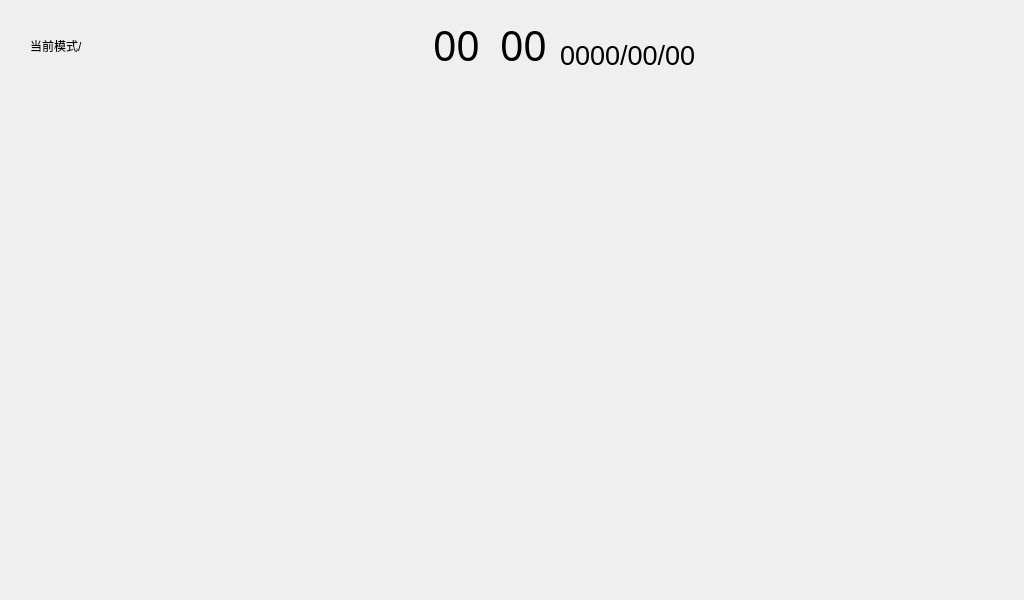
<?xml version="1.0" encoding="UTF-8"?>
<ui version="4.0">
 <class>Dialog</class>
 <widget class="QDialog" name="Dialog">
  <property name="geometry">
   <rect>
    <x>0</x>
    <y>0</y>
    <width>1024</width>
    <height>600</height>
   </rect>
  </property>
  <property name="windowTitle">
   <string>Dialog</string>
  </property>
  <property name="styleSheet">
   <string notr="true">QDialog {border-image: url(:/image/bkg.png);}</string>
  </property>
  <widget class="QLabel" name="label">
   <property name="geometry">
    <rect>
     <x>30</x>
     <y>20</y>
     <width>381</width>
     <height>51</height>
    </rect>
   </property>
   <property name="styleSheet">
    <string notr="true">font: 14pt &quot;微软雅黑&quot;;</string>
   </property>
   <property name="text">
    <string>当前模式/</string>
   </property>
  </widget>
  <widget class="QLabel" name="labelDate">
   <property name="geometry">
    <rect>
     <x>560</x>
     <y>40</y>
     <width>171</width>
     <height>31</height>
    </rect>
   </property>
   <property name="font">
    <font>
     <pointsize>20</pointsize>
    </font>
   </property>
   <property name="text">
    <string>0000/00/00</string>
   </property>
  </widget>
  <widget class="QLabel" name="labelHour">
   <property name="geometry">
    <rect>
     <x>433</x>
     <y>25</y>
     <width>49</width>
     <height>41</height>
    </rect>
   </property>
   <property name="font">
    <font>
     <family>微软雅黑</family>
     <pointsize>31</pointsize>
    </font>
   </property>
   <property name="text">
    <string>00</string>
   </property>
  </widget>
  <widget class="QLabel" name="labelMinute">
   <property name="geometry">
    <rect>
     <x>500</x>
     <y>25</y>
     <width>49</width>
     <height>41</height>
    </rect>
   </property>
   <property name="font">
    <font>
     <family>微软雅黑</family>
     <pointsize>31</pointsize>
    </font>
   </property>
   <property name="text">
    <string>00</string>
   </property>
  </widget>
  <widget class="QStackedWidget" name="stackedWidget">
   <property name="geometry">
    <rect>
     <x>0</x>
     <y>80</y>
     <width>1024</width>
     <height>520</height>
    </rect>
   </property>
   <property name="currentIndex">
    <number>-1</number>
   </property>
  </widget>
 </widget>
 <resources/>
 <connections/>
</ui>
